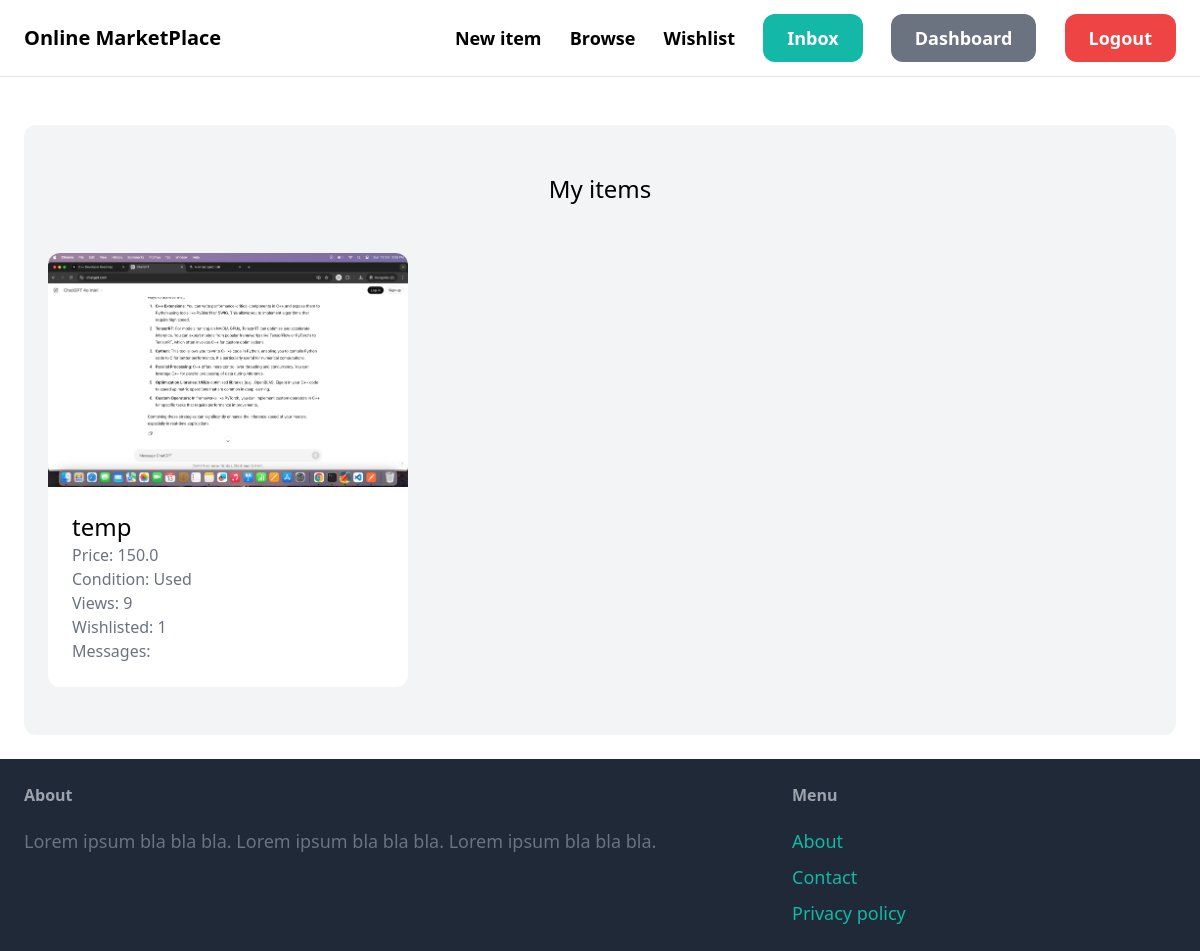
Page /dashboard/ (signed in) on the committed database.
### item/models.py (models this page shows, shortened)
class Item(models.Model):
    CONDITION_CHOICES = [
        ('new', 'New'),
        ('used', 'Used'),
        ('refurbished', 'Refurbished'),
    ]
    category = models.ForeignKey(Category, related_name='items', on_delete=models.CASCADE)
    name = models.CharField(max_length=255)
    description = models.TextField(blank=True, null=True)
    price = models.FloatField()
    image = models.ImageField(upload_to='item_images', blank=True, null=True)
    is_sold = models.BooleanField(default=False)
    created_by = models.ForeignKey(User, related_name='items', on_delete=models.CASCADE)
    created_at = models.DateTimeField(auto_now_add=True)
    wishlisted_by = models.ManyToManyField(User, related_name='wishlist', blank=True)
    views = models.IntegerField(default=0)  # Track item views
    condition = models.CharField(max_length=20, choices=CONDITION_CHOICES, default='new')

### dashboard/views.py (the view)
# urls.py: path('', views.index, name='index'),
@login_required
def index(request):
    items = Item.objects.filter(created_by=request.user)
    return render(request, 'dashboard/index.html', {
        'items': items,
    })

### dashboard/templates/dashboard/index.html
{% extends 'core/base.html' %}{% block title %}Dashboard{% endblock %}{% block content %}<div class="mt-6 px-6 py-12 bg-gray-100 rounded-xl"><h2 class="mb-12 text-2xl text-center">My items</h2><div class="grid grid-cols-3 gap-3">{% for item in items %}<div><a href="{% url 'item:detail' item.id %}"><div>{% if item.image and item.image.url %}<img src="{{ item.image.url }}" class="rounded-t-xl" />{% else %}<img src="/media/default.jpg" class="rounded-t-xl" />{% endif %}</div><div class="p-6 bg-white rounded-b-xl"><h2 class="text-2xl">{{ item.name }}</h2><p class="text-gray-500">Price: {{ item.price }}</p><p class="text-gray-500">Condition: {{ item.get_condition_display }}</p><p class="text-gray-500">Views: {{ item.views }}</p><p class="text-gray-500">Wishlisted: {{ item.wishlisted_by.count }}</p><p class="text-gray-500">Messages: {{ item.conversation_set.count }}</p></div></a></div>{% endfor %}</div></div>{% endblock %}

### rows in the picture
Item: image (picture), name "temp", price "150.0", condition "Used", views "9", wishlisted_by.count "1"
